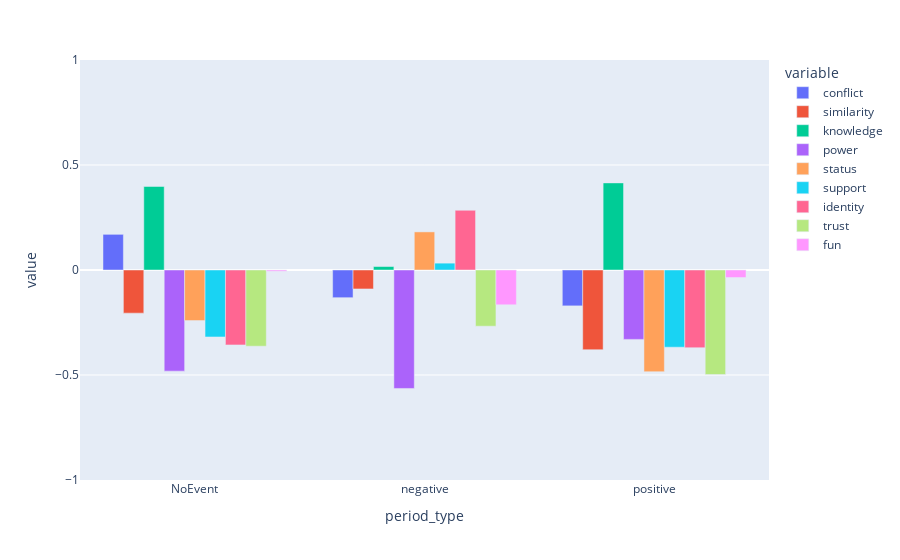

The cell this chart's notebook holds for it:
### Code cell
plt.style.use('fivethirtyeight')

bar_dict = {}
for ix,k in enumerate(dfs.keys()):
    
    
    vals = pd.DataFrame(dfs[k].corr()['Close'].drop('Close'))
    for key,val in vals.iterrows():
        if key not in bar_dict:
            bar_dict['period_type'] = []
            
            bar_dict[key] = [val['Close']]
            
            
            
        else:
            bar_dict[key].append(val['Close'])
            
    
    bar_dict['period_type'].append(k)

    
bar_df = pd.DataFrame(bar_dict).sort_values(['period_type']).set_index('period_type')
fig = px.bar(data_frame=bar_df, barmode="group",range_y=[-1,1])
fig.show()

### Figure 1 — Plotly figure (JSON) as saved in the notebook; plotly's stock layout.template omitted (floating-point values rounded to 4 significant figures)
{"data": [{"alignmentgroup": "True", "hovertemplate": "variable=conflict<br>period_type=%{x}<br>value=%{y}<extra></extra>", "legendgroup": "conflict", "marker": {"color": "#636efa", "pattern": {"shape": ""}}, "name": "conflict", "offsetgroup": "conflict", "orientation": "v", "showlegend": true, "textposition": "auto", "type": "bar", "x": ["NoEvent", "negative", "positive"], "xaxis": "x", "y": [0.1699, -0.1318, -0.1708], "yaxis": "y"}, {"alignmentgroup": "True", "hovertemplate": "variable=similarity<br>period_type=%{x}<br>value=%{y}<extra></extra>", "legendgroup": "similarity", "marker": {"color": "#EF553B", "pattern": {"shape": ""}}, "name": "similarity", "offsetgroup": "similarity", "orientation": "v", "showlegend": true, "textposition": "auto", "type": "bar", "x": ["NoEvent", "negative", "positive"], "xaxis": "x", "y": [-0.2054, -0.09031, -0.3796], "yaxis": "y"}, {"alignmentgroup": "True", "hovertemplate": "variable=knowledge<br>period_type=%{x}<br>value=%{y}<extra></extra>", "legendgroup": "knowledge", "marker": {"color": "#00cc96", "pattern": {"shape": ""}}, "name": "knowledge", "offsetgroup": "knowledge", "orientation": "v", "showlegend": true, "textposition": "auto", "type": "bar", "x": ["NoEvent", "negative", "positive"], "xaxis": "x", "y": [0.3977, 0.01644, 0.4147], "yaxis": "y"}, {"alignmentgroup": "True", "hovertemplate": "variable=power<br>period_type=%{x}<br>value=%{y}<extra></extra>", "legendgroup": "power", "marker": {"color": "#ab63fa", "pattern": {"shape": ""}}, "name": "power", "offsetgroup": "power", "orientation": "v", "showlegend": true, "textposition": "auto", "type": "bar", "x": ["NoEvent", "negative", "positive"], "xaxis": "x", "y": [-0.4816, -0.5641, -0.3304], "yaxis": "y"}, {"alignmentgroup": "True", "hovertemplate": "variable=status<br>period_type=%{x}<br>value=%{y}<extra></extra>", "legendgroup": "status", "marker": {"color": "#FFA15A", "pattern": {"shape": ""}}, "name": "status", "offsetgroup": "status", "orientation": "v", "showlegend": true, "textposition": "auto", "type": "bar", "x": ["NoEvent", "negative", "positive"], "xaxis": "x", "y": [-0.2409, 0.1815, -0.4842], "yaxis": "y"}, {"alignmentgroup": "True", "hovertemplate": "variable=support<br>period_type=%{x}<br>value=%{y}<extra></extra>", "legendgroup": "support", "marker": {"color": "#19d3f3", "pattern": {"shape": ""}}, "name": "support", "offsetgroup": "support", "orientation": "v", "showlegend": true, "textposition": "auto", "type": "bar", "x": ["NoEvent", "negative", "positive"], "xaxis": "x", "y": [-0.3188, 0.03264, -0.3676], "yaxis": "y"}, {"alignmentgroup": "True", "hovertemplate": "variable=identity<br>period_type=%{x}<br>value=%{y}<extra></extra>", "legendgroup": "identity", "marker": {"color": "#FF6692", "pattern": {"shape": ""}}, "name": "identity", "offsetgroup": "identity", "orientation": "v", "showlegend": true, "textposition": "auto", "type": "bar", "x": ["NoEvent", "negative", "positive"], "xaxis": "x", "y": [-0.3567, 0.2844, -0.37], "yaxis": "y"}, {"alignmentgroup": "True", "hovertemplate": "variable=trust<br>period_type=%{x}<br>value=%{y}<extra></extra>", "legendgroup": "trust", "marker": {"color": "#B6E880", "pattern": {"shape": ""}}, "name": "trust", "offsetgroup": "trust", "orientation": "v", "showlegend": true, "textposition": "auto", "type": "bar", "x": ["NoEvent", "negative", "positive"], "xaxis": "x", "y": [-0.3628, -0.2676, -0.4977], "yaxis": "y"}, {"alignmentgroup": "True", "hovertemplate": "variable=fun<br>period_type=%{x}<br>value=%{y}<extra></extra>", "legendgroup": "fun", "marker": {"color": "#FF97FF", "pattern": {"shape": ""}}, "name": "fun", "offsetgroup": "fun", "orientation": "v", "showlegend": true, "textposition": "auto", "type": "bar", "x": ["NoEvent", "negative", "positive"], "xaxis": "x", "y": [-0.005771, -0.1656, -0.03581], "yaxis": "y"}], "layout": {"barmode": "group", "legend": {"title": {"text": "variable"}, "tracegroupgap": 0}, "margin": {"t": 60}, "xaxis": {"anchor": "y", "domain": [0, 1], "title": {"text": "period_type"}}, "yaxis": {"anchor": "x", "domain": [0, 1], "range": [-1, 1], "title": {"text": "value"}}}}
